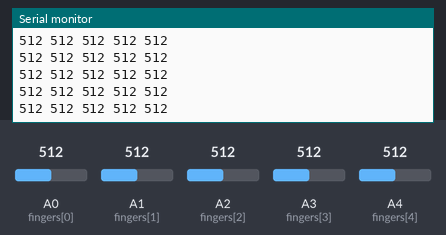
This sketch was run on a simulated Arduino Uno, built with avr-gcc and run on an emulated ATmega328P. Parts: the last lines printed to the serial monitor. The inputs (shaded band) are chosen by the test bench; at power-on: A0 (fingers[0]) = 512, A1 (fingers[1]) = 512, A2 (fingers[2]) = 512, A3 (fingers[3]) = 512, A4 (fingers[4]) = 512.

Above: at 1.2 s.
1.3 s: A0 (fingers[0]) set to 105
At 2.1 s:
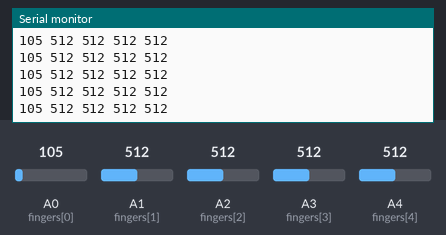
2.8 s: A0 (fingers[0]) set to 94
At 3.7 s:
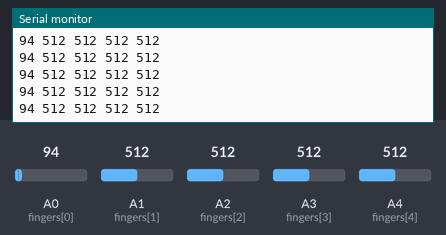
8.8 s: A1 (fingers[1]) set to 110
At 9.6 s:
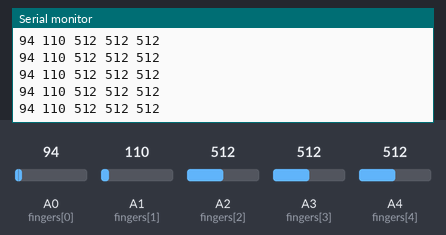
10.3 s: A1 (fingers[1]) set to 91
At 11.3 s:
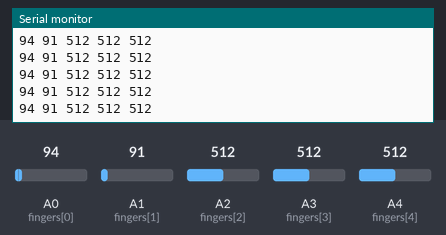
Timing chart, 0 to 13.3 s (numbered marks = the images above; inputs shaded):
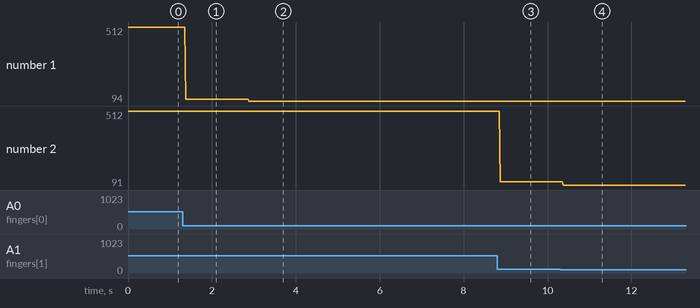

Measured:
- after the input at 1.3 s, the serial monitor: prints a new line after 0.07 s (image 1)
- after the input at 2.8 s, the serial monitor: prints a new line after 0.08 s (image 2)
- after the input at 8.8 s, the serial monitor: prints a new line after 0.07 s (image 3)
- after the input at 10.3 s, the serial monitor: prints a new line after 0.07 s (image 4)
- plotted number 1: 512 → 105 after the input at 1.3 s, 105 → 94 after the input at 2.8 s
- plotted number 2: 512 → 110 after the input at 8.8 s, 110 → 91 after the input at 10.3 s

The sketch:

glovecode.ino
```cpp
/**
 * @brief
 * measumrent of globes
 * roughly ~740Hz
 *
 */

int fingers[5] = {A0, A1, A2, A3, A4}; // setup measurement pins
int measurement;
int delay_ms = 0; // delay amount between measurements

void setup()
{
  Serial.begin(9600);
}

void loop()
{

  for (int i = 0; i < 5; i++)
  {
    measurement = analogRead(fingers[i]);
    Serial.print(measurement);
    Serial.print(" ");
  }
  Serial.println(); // Print a newline to separate each set of values
  delayMicroseconds(delay_ms);
}
```
